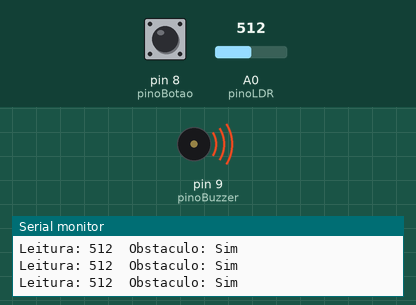
Recording of a sketch running on a simulated Arduino Uno, built with avr-gcc and run on an emulated ATmega328P. Parts: buzzer (waves = sounding), the last lines printed to the serial monitor. Inputs (shaded band) come from the test bench; at power-on: A0 (pinoLDR) = 512, pin 8 (pinoBotao) HIGH.

Above: at 1.2 s.
1.3 s: A0 (pinoLDR) set to 887
2.8 s: A0 (pinoLDR) set to 915
4.7 s: pin 8 (pinoBotao) pulled LOW for 0.15 s
At 5.8 s:
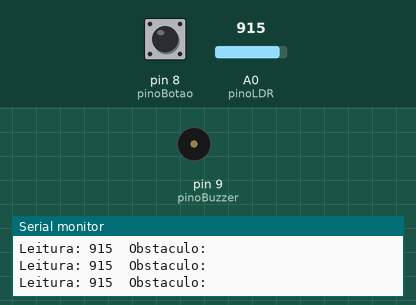
6.3 s: A0 (pinoLDR) set to 900
At 7.3 s:
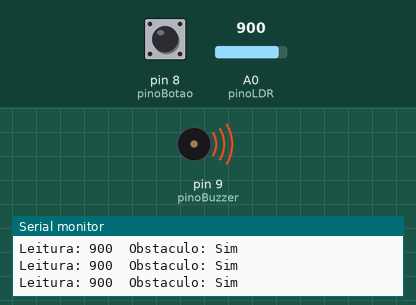
Timing chart, 0 to 8.8 s (numbered marks = the images above; inputs shaded):
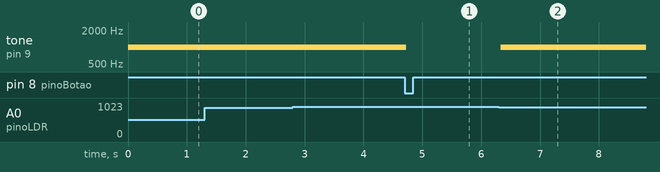

The sketch:

laser.ino
```cpp
/*******************************************************************************
* RoboCore Kit Iniciante V8 - 14. Projeto Missão Impossível 1
* Detectar a presença de obstáculos a partir de um diodo laser e um LDR.
*******************************************************************************/

const int pinoLDR = A0;
const int pinoBuzzer = 9;
const int pinoBotao = 8;

int leituraLDR = 0;
int leituraBotao;

void setup() {
  Serial.begin(9600);

  pinMode(pinoLDR, INPUT);
  pinMode(pinoBuzzer, OUTPUT);
  pinMode(pinoBotao, INPUT_PULLUP);
}

void loop() {
  leituraLDR = analogRead(pinoLDR); // lê o valor da tensão no pino LDR
  leituraBotao = digitalRead(pinoBotao); // lê o estado do botão

  // Imprime o valor lido pelo arduino (0 a 1023)
  Serial.print("Leitura: ");
  Serial.print(leituraLDR);
  Serial.print("\t");

  // Imprime se existe ou não um obstáculo
  Serial.print("Obstaculo: ");
  if (leituraLDR <= 900) {
    Serial.print("Sim");
    tone(pinoBuzzer, 1000); // aciona o buzzer
  } else  if (leituraBotao == LOW) { // senão e o botão estiver pressionado
    Serial.print("Não"); // desliga o buzzer
    noTone(pinoBuzzer);
  }

  Serial.println();

  delay(100);
}
```

Measured:
- after the input at 4.7 s, tone on pin 9 (pinoBuzzer): 1000 Hz → silent at once
- after the input at 6.3 s, tone on pin 9 (pinoBuzzer): silent → 1000 Hz at once
